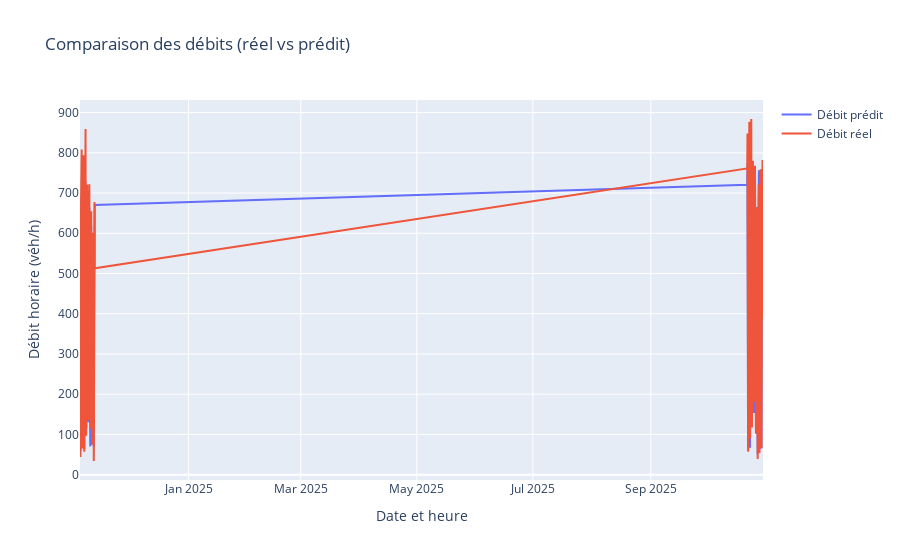

The cell this chart's notebook holds for it:
### Code cell
import plotly.graph_objects as go

time_index = df_final.loc[X_test.index, 'Date et heure de comptage']

fig = go.Figure()
fig.add_trace(go.Scatter(
    x=time_index,
    y=y_pred,
    mode='lines',
    name='Débit prédit'
))
fig.add_trace(go.Scatter(
    x=time_index,
    y=y_test,
    mode='lines',
    name='Débit réel'
))

fig.update_layout(
    title="Comparaison des débits (réel vs prédit)",
    xaxis_title="Date et heure",
    yaxis_title="Débit horaire (véh/h)",
    hovermode='x unified'
)

fig.show()

### Figure 1 — Plotly figure (JSON) as saved in the notebook; plotly's stock layout.template omitted (floating-point values rounded to 4 significant figures; data arrays with more than 128 entries replaced by an {"elided": "..."} marker saying what was removed)
{"data": [{"mode": "lines", "name": "Débit prédit", "type": "scatter", "x": {"elided": "384 str values"}, "y": {"elided": "384 float values"}}, {"mode": "lines", "name": "Débit réel", "type": "scatter", "x": {"elided": "384 str values"}, "y": {"elided": "384 float values"}}], "layout": {"hovermode": "x unified", "title": {"text": "Comparaison des débits (réel vs prédit)"}, "xaxis": {"title": {"text": "Date et heure"}}, "yaxis": {"title": {"text": "Débit horaire (véh/h)"}}}}
